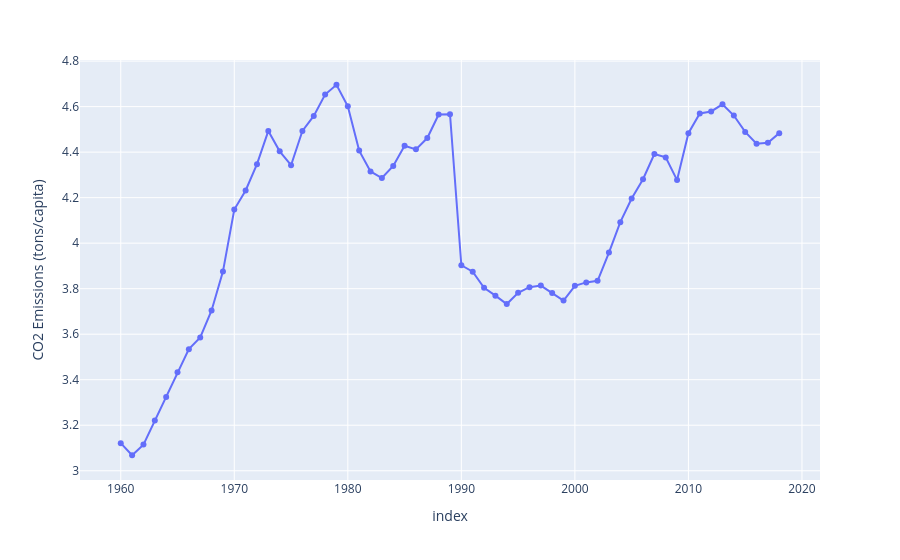

The cell this chart's notebook holds for it:
### Code cell
fig_1 = px.line(data_frame=df1, x=df1.index, y='World', markers=True,
                 labels={'World': 'CO2 Emissions (tons/capita)', 'x': 'Year'})
fig_1

### Figure 1 — Plotly figure (JSON) as saved in the notebook; plotly's stock layout.template omitted (floating-point values rounded to 4 significant figures)
{"data": [{"hovertemplate": "index=%{x}<br>CO2 Emissions (tons/capita)=%{y}<extra></extra>", "legendgroup": "", "line": {"color": "#636efa", "dash": "solid"}, "marker": {"symbol": "circle"}, "mode": "lines+markers", "name": "", "orientation": "v", "showlegend": false, "type": "scatter", "x": [1960, 1961, 1962, 1963, 1964, 1965, 1966, 1967, 1968, 1969, 1970, 1971, 1972, 1973, 1974, 1975, 1976, 1977, 1978, 1979, 1980, 1981, 1982, 1983, 1984, 1985, 1986, 1987, 1988, 1989, 1990, 1991, 1992, 1993, 1994, 1995, 1996, 1997, 1998, 1999, 2000, 2001, 2002, 2003, 2004, 2005, 2006, 2007, 2008, 2009, 2010, 2011, 2012, 2013, 2014, 2015, 2016, 2017, 2018], "xaxis": "x", "y": [3.121, 3.068, 3.115, 3.221, 3.324, 3.432, 3.534, 3.586, 3.705, 3.875, 4.148, 4.232, 4.347, 4.493, 4.404, 4.343, 4.493, 4.559, 4.653, 4.696, 4.601, 4.407, 4.315, 4.286, 4.339, 4.428, 4.412, 4.462, 4.565, 4.566, 3.903, 3.875, 3.804, 3.769, 3.732, 3.782, 3.807, 3.814, 3.781, 3.748, 3.813, 3.828, 3.835, 3.959, 4.092, 4.196, 4.281, 4.392, 4.377, 4.277, 4.483, 4.57, 4.579, 4.61, 4.561, 4.489, 4.437, 4.441, 4.484], "yaxis": "y"}], "layout": {"legend": {"tracegroupgap": 0}, "margin": {"t": 60}, "xaxis": {"anchor": "y", "domain": [0, 1], "title": {"text": "index"}}, "yaxis": {"anchor": "x", "domain": [0, 1], "title": {"text": "CO2 Emissions (tons/capita)"}}}}
